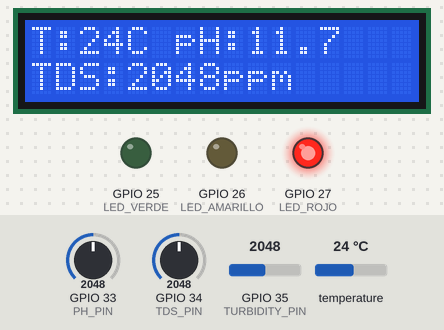
Simulated run of this program. Board: ESP32. On the bench: 16×2 character LCD, output pins drawn as LEDs (lit = HIGH). Inputs (shaded band) come from the test bench; at power-on: GPIO 34 (TDS_PIN) = 2048, temperature 24 °C, GPIO 33 (PH_PIN) = 2048, GPIO 35 (TURBIDITY_PIN) = 2048. WiFi joins after 1.5 s; servers stay silent unless stated; uploads are accepted with an empty reply; what the program prints to the serial monitor is not drawn.

Above: at 2.7 s.
2.8 s: GPIO 34 (TDS_PIN) set to 833
At 9.2 s:
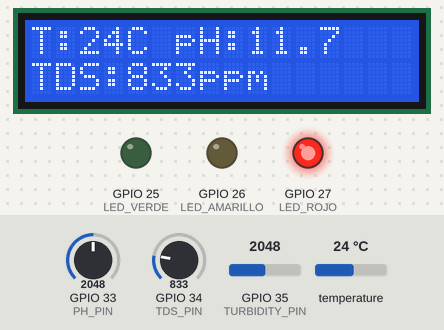
9.9 s: GPIO 34 (TDS_PIN) set to 744
At 12.7 s:
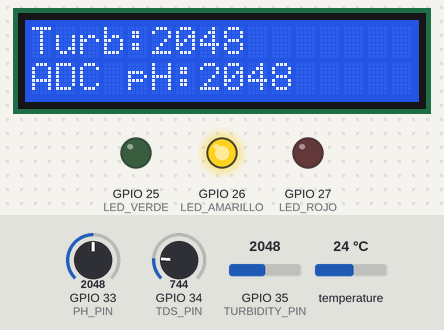
17.8 s: temperature set to 12 °C
At 21.1 s:
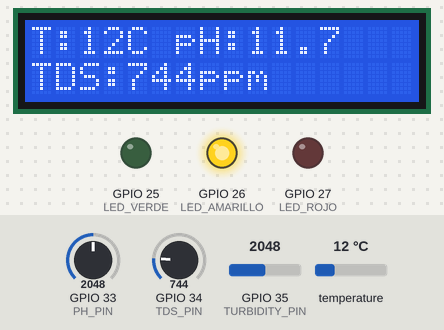
24.9 s: GPIO 33 (PH_PIN) set to 2866
At 27.1 s:
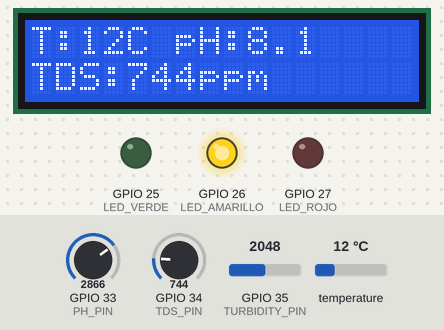
30.9 s: GPIO 35 (TURBIDITY_PIN) set to 2866
At 36.5 s:
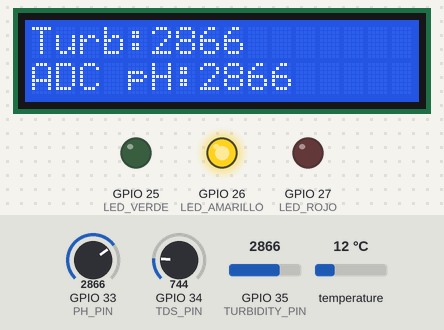
38.8 s: temperature set to 19 °C
At 44.9 s:
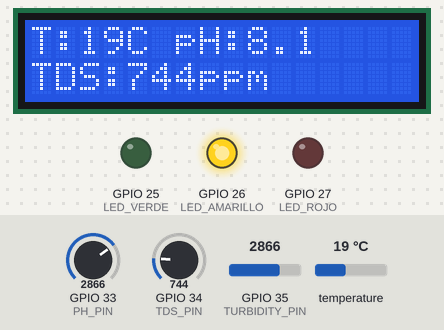
Timing chart, 0 to 46.4 s (numbered marks = the images above; inputs shaded):
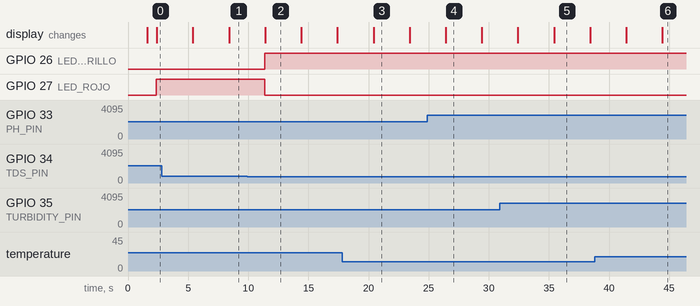

Measured:
- the behaviour switches between 801 and 800 on GPIO 34 (TDS_PIN) (found by bisection; images 1 and 2)
- after the input at 2.8 s, the display: first differs from a run without the input after 5.6 s (image 1)
- after the input at 9.9 s, GPIO 26 (LED_AMARILLO): LOW → HIGH after 1.5 s; GPIO 27 (LED_ROJO): HIGH → LOW after 1.5 s
- after the input at 17.8 s, the display: changes after 2.6 s (image 3)
- after the input at 24.9 s, the display: changes after 1.5 s (image 4)
- after the input at 30.9 s, the display: first differs from a run without the input after 4.5 s (image 5)
- after the input at 38.8 s, the display: first differs from a run without the input after 5.6 s (image 6)

The program:

main.cpp
```cpp
#include <Arduino.h>
#include <WiFi.h>
#include <HTTPClient.h>
#include <WiFiClientSecure.h> // 🔒 Añadido para soporte HTTPS/SSL seguro
#include <ArduinoJson.h>      // 💻 Estructuración limpia del JSON de salida
#include <Wire.h>
#include <LiquidCrystal_I2C.h>
#include <OneWire.h>
#include <DallasTemperature.h>

// ================= CONFIGURACIÓN =================
const char* ssid = "Familia Hoyos";
const char* password = "69343665";
// Cambia esta URL por la de tu nuevo backend (ej. https://tu-backend.up.railway.app/api/...)
const char* serverURL = "https://amusing-kindness-production-8e11.up.railway.app/data";

// ================= HARDWARE =================
LiquidCrystal_I2C lcd(0x27, 16, 2);
#define ONE_WIRE_BUS 4
#define TDS_PIN 34
#define TURBIDITY_PIN 35
#define PH_PIN 33

OneWire oneWire(ONE_WIRE_BUS);
DallasTemperature sensors(&oneWire);

#define LED_VERDE 25
#define LED_AMARILLO 26
#define LED_ROJO 27

// ================= VARIABLES =================
int TURB_LIMPIA = 1200;
int TDS_LIMPIO = 200;
int TDS_ALTO = 800;

float tempC;
int tdsValue;
int turbidityValue;
int phADC;
float phVoltage;
float pHValue;
bool pantalla = false;

void setup() {
  Serial.begin(115200);

  // Inicializamos I2C y bajamos la velocidad a 100KHz para máxima estabilidad
  Wire.begin(21, 22);
  Wire.setClock(100000);

  lcd.init();
  lcd.backlight();
  lcd.print("Iniciando...");

  WiFi.begin(ssid, password);
  int intentos = 0;
  while (WiFi.status() != WL_CONNECTED && intentos < 10) {
    delay(500);
    Serial.print(".");
    intentos++;
  }

  sensors.begin();
  pinMode(LED_VERDE, OUTPUT);
  pinMode(LED_AMARILLO, OUTPUT);
  pinMode(LED_ROJO, OUTPUT);

  // Limpiamos el "Iniciando..." antes de entrar al loop
  lcd.clear();
  Serial.println("\nSistema Iniciado");
}

void loop() {
  // --- Lectura ---
  sensors.requestTemperatures();
  tempC = sensors.getTempCByIndex(0);
  tdsValue = analogRead(TDS_PIN);
  turbidityValue = analogRead(TURBIDITY_PIN);
  phADC = analogRead(PH_PIN);

  phVoltage = phADC * (3.3 / 4095.0);
  pHValue = 7 + ((2.5 - phVoltage) / 0.18);
  if (pHValue < 0) pHValue = 0; if (pHValue > 14) pHValue = 14;

  // --- Salida Serial (Monitor Serie) ---
  Serial.println("\n--- DATOS SENSORES ---");
  Serial.print("Temperatura: "); Serial.print(tempC); Serial.println(" C");
  Serial.print("TDS: "); Serial.print(tdsValue); Serial.println(" ppm");
  Serial.print("Turbidez: "); Serial.println(turbidityValue);
  Serial.print("ADC pH: "); Serial.println(phADC);
  Serial.print("Voltaje pH: "); Serial.print(phVoltage, 3); Serial.println(" V");
  Serial.print("pH Calculado: "); Serial.println(pHValue, 2);

  // --- Evaluación LEDS ---
  digitalWrite(LED_VERDE, LOW); digitalWrite(LED_AMARILLO, LOW); digitalWrite(LED_ROJO, LOW);
  if (tdsValue > TDS_ALTO) { digitalWrite(LED_ROJO, HIGH); }
  else if (tdsValue > TDS_LIMPIO || turbidityValue > TURB_LIMPIA) { digitalWrite(LED_AMARILLO, HIGH); }
  else { digitalWrite(LED_VERDE, HIGH); }

  // --- LCD (Optimizado sin lcd.clear) ---
  if (!pantalla) {
    // Fila 0
    lcd.setCursor(0, 0);
    lcd.print("T:"); lcd.print(tempC, 0); lcd.print("C pH:"); lcd.print(pHValue, 1);
    lcd.print("    "); // Espacios para borrar residuos anteriores

    // Fila 1
    lcd.setCursor(0, 1);
    lcd.print("TDS:"); lcd.print(tdsValue); lcd.print("ppm");
    lcd.print("    ");
  } else {
    // Fila 0
    lcd.setCursor(0, 0);
    lcd.print("Turb:"); lcd.print(turbidityValue);
    lcd.print("    ");

    // Fila 1
    lcd.setCursor(0, 1);
    lcd.print("ADC pH:"); lcd.print(phADC);
    lcd.print("    ");
  }
  pantalla = !pantalla;

  // ================= ENVÍO DE DATOS MODIFICADO =================
  if (WiFi.status() == WL_CONNECTED) {
    WiFiClientSecure client;
    client.setInsecure(); // Permite conectar a servidores HTTPS (como Railway) omitiendo la verificación estricta del SSL

    HTTPClient http;
    http.begin(client, serverURL); // Pasamos el cliente seguro junto con la URL
    http.addHeader("Content-Type", "application/json");

    // Construcción robusta del JSON usando ArduinoJson
    StaticJsonDocument<256> doc;
    doc["mac"] = WiFi.macAddress(); // Útil para identificar qué dispositivo envía los datos
    doc["temperatura"] = isnan(tempC) ? 0.0 : tempC;
    doc["tds"] = tdsValue;
    doc["turbidez"] = turbidityValue;
    doc["ph"] = pHValue;

    String jsonPayload;
    serializeJson(doc, jsonPayload);

    Serial.println(">>> Enviando JSON: " + jsonPayload);

    // Ejecutar petición HTTP POST
    int httpResponseCode = http.POST(jsonPayload);
    Serial.print("HTTP Respuesta Código: "); Serial.println(httpResponseCode);

    if (httpResponseCode > 0) {
      String response = http.getString();
      Serial.println("Respuesta del servidor: " + response);
    } else {
      Serial.print("Error en el envío. Código: "); Serial.println(http.errorToString(httpResponseCode).c_str());
    }

    http.end(); // Cerrar la conexión limpia
  } else {
    Serial.println("WiFi Desconectado. Intentando reconectar...");
    WiFi.begin(ssid, password);
  }
  // ==============================================================

  // Esperamos 2 segundos antes de la siguiente actualización de pantalla y envío
  delay(2000);
}
```
